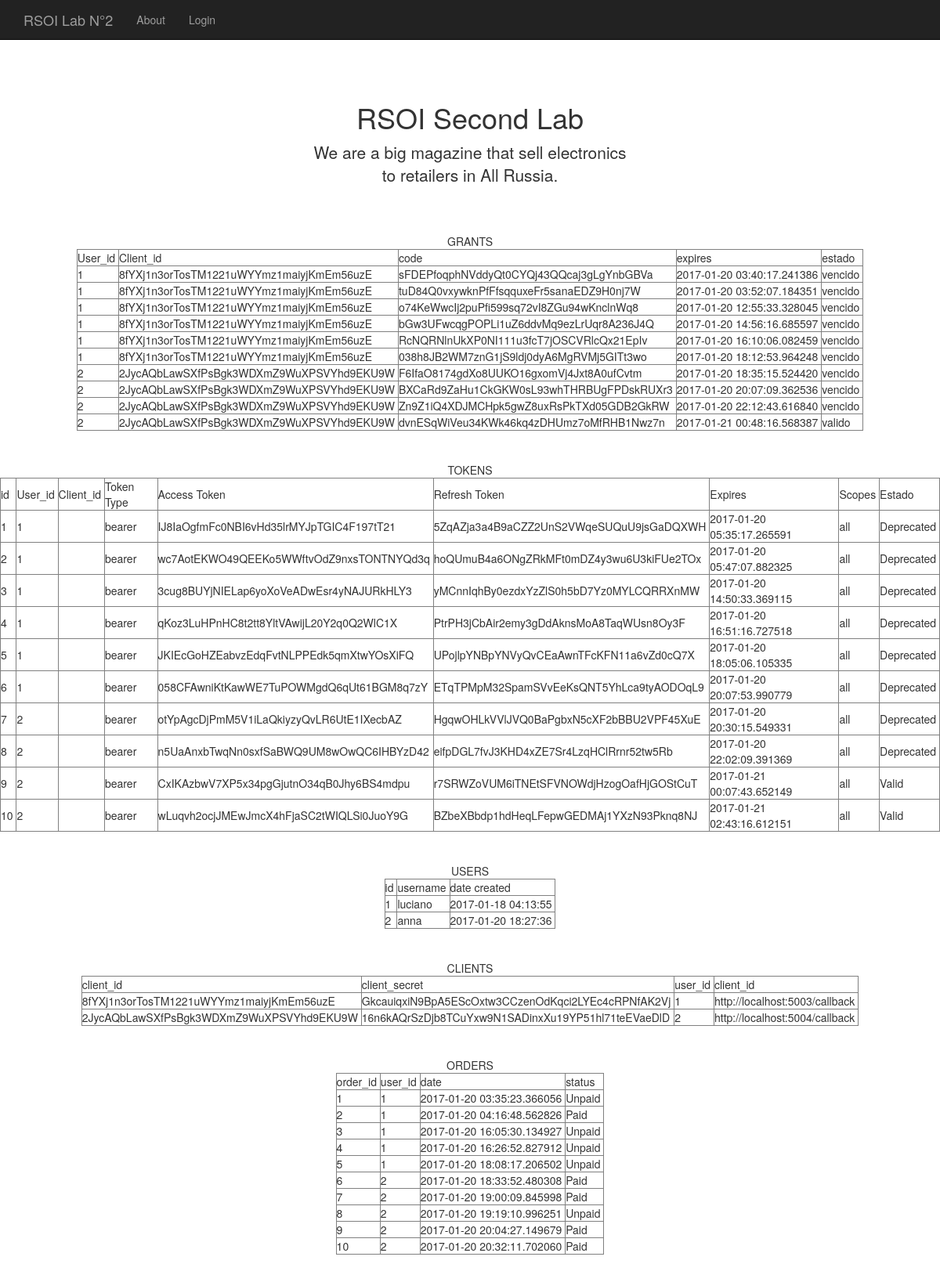
The page /api/printvars (upper part) on the database its author committed.
### api.py (models this page shows, shortened)
class Grant(db.Model):
    id = db.Column(db.Integer, primary_key=True)
    user_id = db.Column(db.Integer, db.ForeignKey('users.id', ondelete='CASCADE'))
    user = db.relationship('User') # UNA RELACION CON LA CLASE USUARIO
    client_id = db.Column(db.String(40), db.ForeignKey('client.client_id'), nullable=False, )
    client = db.relationship('Client')   # UNA RELACION CON LA CLASE CLIENTE
    code = db.Column(db.String(255), index=True, nullable=False)
    redirect_uri = db.Column(db.String(255))
    expires = db.Column(db.DateTime)
    _scopes = db.Column(db.Text)

class Token(db.Model):
    id = db.Column(db.Integer, primary_key=True)
    client_id = db.Column(
        db.String(40), db.ForeignKey('client.client_id'),
        nullable=False,
    )
    client = db.relationship('Client')
    user_id = db.Column(
        db.Integer, db.ForeignKey('users.id')
    )
    user = db.relationship('User')
    token_type = db.Column(db.String(40))
    access_token = db.Column(db.String(255), unique=True)
    refresh_token = db.Column(db.String(255), unique=True)
    expires = db.Column(db.DateTime)
    _scopes = db.Column(db.Text)

class User(db.Model):
    __tablename__ = 'users'
    id = db.Column(db.Integer, primary_key=True)
    username = db.Column(db.String(32), index=True, unique=True)
    password_hash = db.Column(db.String(64))
    created = db.Column(db.DateTime)

class Client(db.Model):
    client_id = db.Column(db.String(40), primary_key=True)
    client_secret = db.Column(db.String(55), nullable=False)
    user_id = db.Column(db.Integer, db.ForeignKey('users.id'))
    user = db.relationship('User')
    _redirect_uris = db.Column(db.Text)
    _default_scopes = db.Column(db.Text)

class Order(db.Model):
    order_id = db.Column(db.Integer, primary_key=True)
    date = db.Column(db.DateTime)
    user_id = db.Column(db.Integer, db.ForeignKey('users.id', ondelete='CASCADE'))
    user = db.relationship('User')
    status = db.Column(db.String(80))

### api.py (the view)
@app.route('/api/printvars')
def printvariables():
    tokensi = []
    grants = []
    usuarios = []
    clientes = []
    ordenes = []
    itemsordenes = []
    cantidad=Grant.query.count()
    ahora = datetime.now()
    if cantidad >0 :
        resultado = Grant.query.filter_by()
        entries = resultado.all()
        for entry in entries:
            if entry.expires > ahora:
                estado="valido"
            else:
                estado="vencido"
            grants.append({'user_id': entry.user_id,
                          'client_id': entry.client_id,
                          'code': entry.code,
                          'expire': entry.expires,
                          'estado': estado})
    canttoken = Token.query.count()
    if canttoken > 0:
        resultadotoken = Token.query.filter_by()
        entrytoken = resultadotoken.all()
        for entry in entrytoken:
            if entry.expires > ahora:
                estado="Valid"
            else:
                estado="Deprecated"
            tokensi.append({'id': entry.id,
                            'user_id': entry.user_id,
                            'client': entry.client_id,
                            'token_type': entry.token_type,
                            'access_token': entry.access_token,
                            'refresh_token': entry.refresh_token,
                            'expires': entry.expires,
                            '_scopes': entry._scopes,
                            'estado' : estado
                            })
    cantusers = User.query.count()
    if cantusers > 0:
        resultadousers = User.query.filter_by()
        entryusers = resultadousers.all()
        for entry in entryusers:
            usuarios.append({'id': entry.id,
                            'username': entry.username,
                            'created': entry.created.strftime("%Y-%m-%d %H:%M:%S")
                            })
    cantclie = Client.query.count()
    if cantclie > 0:
        resultadoclients = Client.query.filter_by()
        entryclie = resultadoclients.all()
        for entry in entryclie:
            clientes.append({'client_id': entry.client_id,
                             'client_secret': entry.client_secret,
                             'user_id': entry.user_id,
                             'client_url': entry._redirect_uris
                            })
    cantOrders = Order.query.count()
    if cantOrders > 0:
        resultadoordenes = Order.query.filter_by()
        entryordenes = resultadoordenes.all()
        for entry in entryordenes:
            ordenes.append({'order_id': entry.order_id,
                             'date': entry.date,
                             'user_id': entry.user_id,
                             'status': entry.status
                            })
    cantitemordenes = OrderItem.query.count()
    if cantitemordenes > 0:
        resultadoitemsordenes = OrderItem.query.filter_by()
        entryitemsordenes = resultadoitemsordenes.all()
        for entry in entryitemsordenes:
            itemsordenes.append({'orderitem_id': entry.orderitem_id,
                             'order_id': entry.order_id,
                             'product_id': entry.product_id,
                             'quantity': entry.quantity
                            })
    return flask.render_template('printvars.html', items=grants, toquens=tokensi, users=usuarios, clients=clientes, orders=ordenes, ios=itemsordenes)

### templates/printvars.html (shortened to what this page needs)
<!DOCTYPE html>
<html lang="en">
  <head>
    <link href="../static/css/bootstrap.min.css" rel="stylesheet">
    <link href="../static/css/starter-template.css" rel="stylesheet">
  </head>
  <body>
    <nav class="navbar navbar-inverse navbar-fixed-top">
      <div class="container">
        <div class="navbar-header">
          <a class="navbar-brand" href="#">RSOI Lab N°2</a>
        </div>
        <div id="navbar" class="collapse navbar-collapse">
          <ul class="nav navbar-nav">
            <li><a href="/api/about">About</a></li>
            <li><a href="/api/login">Login</a></li>
          </ul>
        </div>
      </div>
    </nav>
    <br>
    <div class="container">
      <div class="starter-template">
        <h1>RSOI Second Lab</h1>
        <p class="lead">We are a big magazine that sell electronics<br> to retailers in All Russia.</p>
      </div>
    </div>
    <div align="center">GRANTS
        <table border="1">
            <tbody>
                <tr>
                    <td>User_id&nbsp;</td>
                    <td>Client_id&nbsp;</td>
                    <td>code&nbsp;</td>
                    <td>expires&nbsp;</td>
                    <td>estado&nbsp;</td>
                </tr>
                {% for item in items %}
                <tr>
                    <td>{{ item.user_id }}&nbsp;</td>
                    <td>{{ item.client_id }}&nbsp;</td>
                    <td>{{ item.code }}&nbsp;</td>
                    <td>{{ item.expire }}&nbsp;</td>
                    <td>{{ item.estado }}&nbsp;</td>
                </tr>
            {% endfor %}
            </tbody>
        </table>
        <br><br>
    <div align="center">TOKENS
        <table border="1">
            <tbody>
                <tr>
                    <td>id&nbsp;</td>
                    <td>User_id&nbsp;</td>
                    <td>Client_id&nbsp;</td>
                    <td>Token Type&nbsp;</td>
                    <td>Access Token&nbsp;</td>
                    <td>Refresh Token&nbsp;</td>
                    <td>Expires&nbsp;</td>
                    <td>Scopes&nbsp;</td>
                    <td>Estado&nbsp;</td>
                </tr>
                {% for toquen in toquens %}
                <tr>
                    <td>{{ toquen.id }}&nbsp;</td>
                    <td>{{ toquen.user_id }}&nbsp;</td>
                    <td>{{ toquen.client_id }}&nbsp;</td>
                    <td>{{ toquen.token_type }}&nbsp;</td>
                    <td>{{ toquen.access_token }}&nbsp;</td>
                    <td>{{ toquen.refresh_token }}&nbsp;</td>
                    <td>{{ toquen.expires }}&nbsp;</td>
                    <td>{{ toquen._scopes }}&nbsp;</td>
                    <td>{{ toquen.estado }}&nbsp;</td>
                </tr>
            {% endfor %}
            </tbody>
        </table>
        <br>
        <br>
        <div align="center">USERS
        <table border="1">
            <tbody>
                <tr>
                    <td>id&nbsp;</td>
                    <td>username&nbsp;</td>
                    <td>date created&nbsp;</td>
                </tr>
                {% for user in users %}
                <tr>
                    <td>{{ user.id }}&nbsp;</td>
                    <td>{{ user.username }}&nbsp;</td>
                    <td>{{ user.created }}&nbsp;</td>
                </tr>
            {% endfor %}
            </tbody>
        </table>
        <br><br>
        <div align="center">CLIENTS
        <table border="1">
            <tbody>
                <tr>
                    <td>client_id&nbsp;</td>
                    <td>client_secret&nbsp;</td>
                    <td>user_id&nbsp;</td>
                    <td>client_id&nbsp;</td>
                </tr>
                {% for client in clients %}
                <tr>
                    <td>{{ client.client_id }}&nbsp;</td>
                    <td>{{ client.client_secret }}&nbsp;</td>
                    <td>{{ client.user_id }}&nbsp;</td>
                    <td>{{ client.client_url }}&nbsp;</td>
                </tr>
            {% endfor %}
            </tbody>
        </table>
                <br><br>
        <div align="center">ORDERS
        <table border="1">
            <tbody>
                <tr>
                    <td>order_id&nbsp;</td>
                    <td>user_id&nbsp;</td>
                    <td>date&nbsp;</td>
                    <td>status&nbsp;</td>
                </tr>
                {% for order in orders %}
                <tr>
                    <td>{{ order.order_id }}&nbsp;</td>
                    <td>{{ order.user_id }}&nbsp;</td>
                    <td>{{ order.date }}&nbsp;</td>
                    <td>{{ order.status }}&nbsp;</td>
                </tr>
            {% endfor %}
            </tbody>
        </table>
         <br><br>
  </body>
</html>

### static/css/starter-template.css (style rules this page uses)
body { padding-top: 50px; }
.starter-template { padding: 40px 15px; text-align: center; }

### rows shown on the page
Grant: user_id "1", client_id "8fYXj1n3orTosTM1221uWYYmz1maiyjKmEm56uzE", code "sFDEPfoqphNVddyQt0CYQj43QQcaj3gLgYnbGBVa", expire "2017-01-20 03:40:17.241386", estado "vencido"
Grant: user_id "1", client_id "8fYXj1n3orTosTM1221uWYYmz1maiyjKmEm56uzE", code "tuD84Q0vxywknPfFfsqquxeFr5sanaEDZ9H0nj7W", expire "2017-01-20 03:52:07.184351", estado "vencido"
Grant: user_id "1", client_id "8fYXj1n3orTosTM1221uWYYmz1maiyjKmEm56uzE", code "o74KeWwcIj2puPfi599sq72vI8ZGu94wKnclnWq8", expire "2017-01-20 12:55:33.328045", estado "vencido"
Grant: user_id "1", client_id "8fYXj1n3orTosTM1221uWYYmz1maiyjKmEm56uzE", code "bGw3UFwcqgPOPLi1uZ6ddvMq9ezLrUqr8A236J4Q", expire "2017-01-20 14:56:16.685597", estado "vencido"
Grant: user_id "1", client_id "8fYXj1n3orTosTM1221uWYYmz1maiyjKmEm56uzE", code "RcNQRNlnUkXP0NI111u3fcT7jOSCVRlcQx21EpIv", expire "2017-01-20 16:10:06.082459", estado "vencido"
Grant: user_id "1", client_id "8fYXj1n3orTosTM1221uWYYmz1maiyjKmEm56uzE", code "038h8JB2WM7znG1jS9ldj0dyA6MgRVMj5GITt3wo", expire "2017-01-20 18:12:53.964248", estado "vencido"
Grant: user_id "2", client_id "2JycAQbLawSXfPsBgk3WDXmZ9WuXPSVYhd9EKU9W", code "F6IfaO8174gdXo8UUKO16gxomVj4Jxt8A0ufCvtm", expire "2017-01-20 18:35:15.524420", estado "vencido"
Grant: user_id "2", client_id "2JycAQbLawSXfPsBgk3WDXmZ9WuXPSVYhd9EKU9W", code "BXCaRd9ZaHu1CkGKW0sL93whTHRBUgFPDskRUXr3", expire "2017-01-20 20:07:09.362536", estado "vencido"
Grant: user_id "2", client_id "2JycAQbLawSXfPsBgk3WDXmZ9WuXPSVYhd9EKU9W", code "Zn9Z1iQ4XDJMCHpk5gwZ8uxRsPkTXd05GDB2GkRW", expire "2017-01-20 22:12:43.616840", estado "vencido"
Grant: user_id "2", client_id "2JycAQbLawSXfPsBgk3WDXmZ9WuXPSVYhd9EKU9W", code "dvnESqWiVeu34KWk46kq4zDHUmz7oMfRHB1Nwz7n", expire "2017-01-21 00:48:16.568387", estado "valido"
Token: id "1", user_id "1", token_type "bearer", access_token "IJ8IaOgfmFc0NBI6vHd35lrMYJpTGIC4F197tT21", refresh_token "5ZqAZja3a4B9aCZZ2UnS2VWqeSUQuU9jsGaDQXWH", expires "2017-01-20 05:35:17.265591", _scopes "all", estado "Deprecated"
Token: id "2", user_id "1", token_type "bearer", access_token "wc7AotEKWO49QEEKo5WWftvOdZ9nxsTONTNYQd3q", refresh_token "hoQUmuB4a6ONgZRkMFt0mDZ4y3wu6U3kiFUe2TOx", expires "2017-01-20 05:47:07.882325", _scopes "all", estado "Deprecated"
Token: id "3", user_id "1", token_type "bearer", access_token "3cug8BUYjNIELap6yoXoVeADwEsr4yNAJURkHLY3", refresh_token "yMCnnIqhBy0ezdxYzZlS0h5bD7Yz0MYLCQRRXnMW", expires "2017-01-20 14:50:33.369115", _scopes "all", estado "Deprecated"
Token: id "4", user_id "1", token_type "bearer", access_token "qKoz3LuHPnHC8t2tt8YltVAwijL20Y2q0Q2WlC1X", refresh_token "PtrPH3jCbAir2emy3gDdAknsMoA8TaqWUsn8Oy3F", expires "2017-01-20 16:51:16.727518", _scopes "all", estado "Deprecated"
Token: id "5", user_id "1", token_type "bearer", access_token "JKIEcGoHZEabvzEdqFvtNLPPEdk5qmXtwYOsXiFQ", refresh_token "UPojlpYNBpYNVyQvCEaAwnTFcKFN11a6vZd0cQ7X", expires "2017-01-20 18:05:06.105335", _scopes "all", estado "Deprecated"
Token: id "6", user_id "1", token_type "bearer", access_token "058CFAwniKtKawWE7TuPOWMgdQ6qUt61BGM8q7zY", refresh_token "ETqTPMpM32SpamSVvEeKsQNT5YhLca9tyAODOqL9", expires "2017-01-20 20:07:53.990779", _scopes "all", estado "Deprecated"
Token: id "7", user_id "2", token_type "bearer", access_token "otYpAgcDjPmM5V1iLaQkiyzyQvLR6UtE1IXecbAZ", refresh_token "HgqwOHLkVVlJVQ0BaPgbxN5cXF2bBBU2VPF45XuE", expires "2017-01-20 20:30:15.549331", _scopes "all", estado "Deprecated"
Token: id "8", user_id "2", token_type "bearer", access_token "n5UaAnxbTwqNn0sxfSaBWQ9UM8wOwQC6IHBYzD42", refresh_token "eifpDGL7fvJ3KHD4xZE7Sr4LzqHClRrnr52tw5Rb", expires "2017-01-20 22:02:09.391369", _scopes "all", estado "Deprecated"
Token: id "9", user_id "2", token_type "bearer", access_token "CxIKAzbwV7XP5x34pgGjutnO34qB0Jhy6BS4mdpu", refresh_token "r7SRWZoVUM6iTNEtSFVNOWdjHzogOafHjGOStCuT", expires "2017-01-21 00:07:43.652149", _scopes "all", estado "Valid"
Token: id "10", user_id "2", token_type "bearer", access_token "wLuqvh2ocjJMEwJmcX4hFjaSC2tWIQLSi0JuoY9G", refresh_token "BZbeXBbdp1hdHeqLFepwGEDMAj1YXzN93Pknq8NJ", expires "2017-01-21 02:43:16.612151", _scopes "all", estado "Valid"
User: id "1", username "luciano", created "2017-01-18 04:13:55"
User: id "2", username "anna", created "2017-01-20 18:27:36"
Client: client_id "8fYXj1n3orTosTM1221uWYYmz1maiyjKmEm56uzE", client_secret "GkcauiqxiN9BpA5EScOxtw3CCzenOdKqci2LYEc4cRPNfAK2Vj", user_id "1", client_url "http://localhost:5003/callback"
Client: client_id "2JycAQbLawSXfPsBgk3WDXmZ9WuXPSVYhd9EKU9W", client_secret "16n6kAQrSzDjb8TCuYxw9N1SADinxXu19YP51hl71teEVaeDlD", user_id "2", client_url "http://localhost:5004/callback"
Order: order_id "1", user_id "1", date "2017-01-20 03:35:23.366056", status "Unpaid"
Order: order_id "2", user_id "1", date "2017-01-20 04:16:48.562826", status "Paid"
Order: order_id "3", user_id "1", date "2017-01-20 16:05:30.134927", status "Unpaid"
Order: order_id "4", user_id "1", date "2017-01-20 16:26:52.827912", status "Unpaid"
Order: order_id "5", user_id "1", date "2017-01-20 18:08:17.206502", status "Unpaid"
Order: order_id "6", user_id "2", date "2017-01-20 18:33:52.480308", status "Paid"
Order: order_id "7", user_id "2", date "2017-01-20 19:00:09.845998", status "Paid"
Order: order_id "8", user_id "2", date "2017-01-20 19:19:10.996251", status "Unpaid"
Order: order_id "9", user_id "2", date "2017-01-20 20:04:27.149679", status "Paid"
Order: order_id "10", user_id "2", date "2017-01-20 20:32:11.702060", status "Paid"
